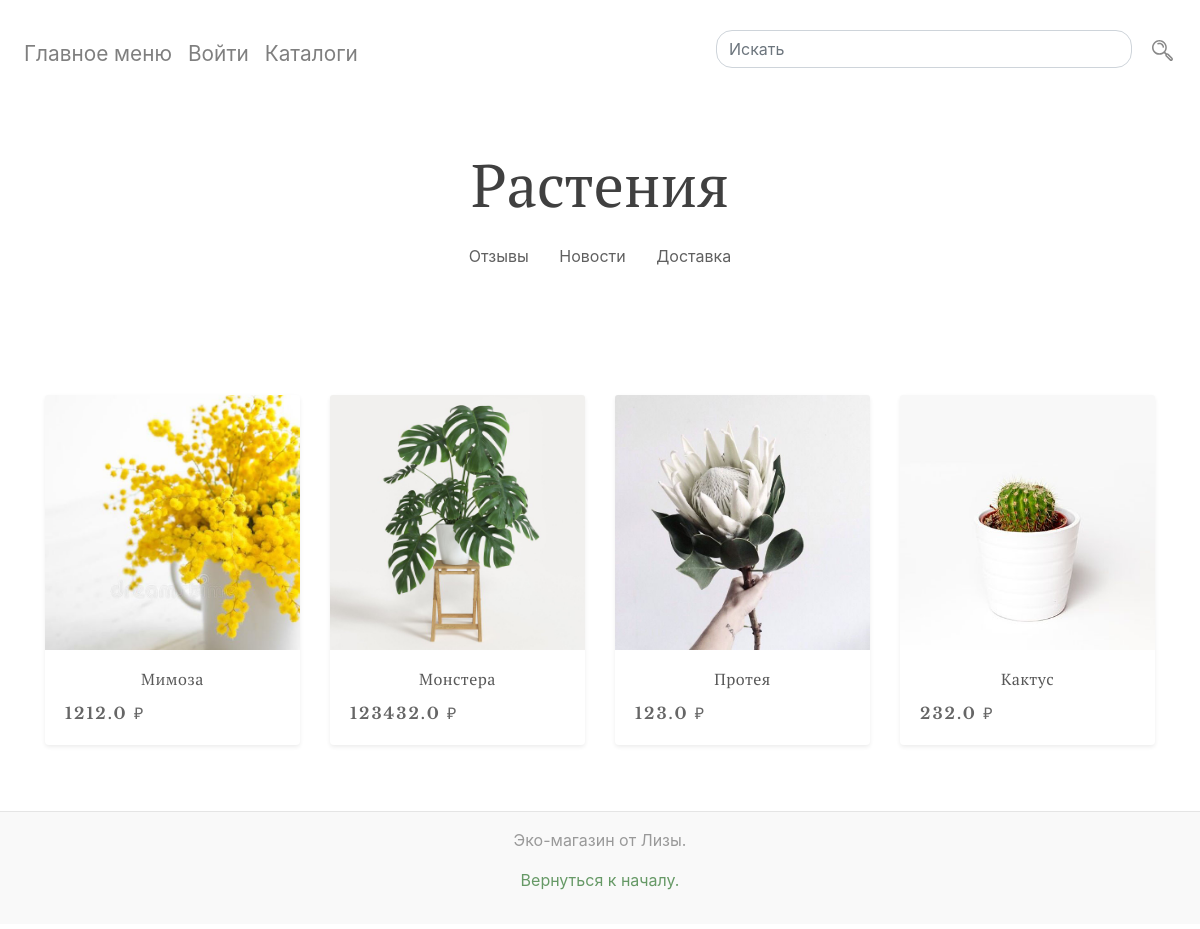
The page /catalogs/rasteniya/ on the database its author committed.
### ecoshop/models.py (models this page shows, shortened)
class Category(models.Model):
    category_name = models.CharField(max_length = 70, verbose_name='Каталог')
    category_info = models.TextField(blank = True, verbose_name='Иформация о каталоге')
    category_image = models.ImageField(upload_to = 'images/categories', verbose_name = 'Изображение категории')
    category_slug = models.SlugField(max_length=250, unique = True, verbose_name = 'Слаг каталога')
    objects = models.Manager()
    class Meta:
        verbose_name_plural = "Каталоги"
        verbose_name = "Каталог"
        ordering = ('category_name',)
    def __str__(self):
        return self.category_name

class Goods(models.Model):
    STATUS_CHOICES = (
        ('ожидается', 'Ожидается'),
        ('в наличии', 'В наличии'),
        ('под заказ', 'Под заказ'),
        ('нет в наличии', 'Нет в наличии'),
    )
    goods_name = models.CharField(max_length = 70, verbose_name='Имя товара')
    goods_info = models.TextField(blank = True, verbose_name='Описание товара')
    manufacturer = models.TextField(blank = True, verbose_name='Производитель товара')
    product_care = models.TextField(blank = True, verbose_name='Уход')
    author = models.ForeignKey(User, on_delete=models.CASCADE, related_name='eco_goods', verbose_name = 'Администратор')
    likes = models.ManyToManyField(User, related_name = 'likes', blank = True, verbose_name = 'В избранном')
    goods_image = models.ImageField(upload_to = 'images/goods/%Y/%m', verbose_name = 'Изображение товара')
    product_code = models.CharField(max_length = 15, verbose_name='Код товара')
    price = models.FloatField(null = True, blank = True, verbose_name='Цена')
    exposed = models.DateTimeField(default=timezone.now, verbose_name= 'Выставлен')
    created = models.DateTimeField(auto_now_add=True, verbose_name= 'Создан')
    updated = models.DateTimeField(auto_now=True, verbose_name= 'Обновлен')
    status = models.CharField(max_length=15, choices=STATUS_CHOICES, default='ожидается', verbose_name = 'Статус')
    category_name = models.ForeignKey('Category', null = True, on_delete=models.PROTECT, verbose_name = 'Каталог')
    goods_slug = models.SlugField(max_length=250, unique = True, verbose_name = 'Слаг товара')
    tags = TaggableManager()
    objects = models.Manager()
    published = PublishedManager()
    class Meta:
        verbose_name_plural = 'Товары'
        verbose_name = 'Товар'
        ordering = ('-exposed',)

### ecoshop/views.py (the view)
# urls.py: path('catalogs/<slug:category>/', views.goods_list, name = 'goods_list'),
def goods_list(request, category):
    goods = Goods.published.filter(category_name_id = Category.objects.get(category_slug = category).pk)
    category = Category.objects.get(category_slug = category)
    context = {'goods':goods, 'category':category}
    return render(request, 'ecoshop/goods_list.html', context)

### ecoshop/models.py (called while the page is built)
    def get_queryset(self):
        return super(PublishedManager, self).get_queryset().filter(Q(status='в наличии') | Q(status='под заказ') | Q(status='нет в наличии'))

### templates/ecoshop/goods_list.html (shortened to what this page needs)
{% extends "layout/base.html" %}
{% block main %}
    <section class="jumbotron text-center">
        <div class="container">
          <h1 class="jumbotron-heading category_title">{{ category }}</h1>
          <p>
            <a href="#" class="btn my-2 link_style">Отзывы</a>
            <a href="#" class="btn my-2 link_style">Новости</a>
            <a href="#" class="btn my-2 link_style">Доставка</a>
          </p>
        </div>
      </section>
      <div class="container">
        <div class="row row-cols-1 row-cols-sm-2 row-cols-md-3 row-cols-lg-4 row-cols-xl-4">
          {% if goods %}
            {% for good in goods %}
            <div class="col">
                <a href="{% url 'ecoshop:goods_detail' category.category_slug good.goods_slug %}" class="a_color" data-toggle="tooltip" title="{{ good.goods_name }}">
                <div class="card mb-4 shadow-sm" >
                  <img src="{{ good.goods_image.url }}" class="card-img-top" alt="...">
                  <div class="card-body">
                  <h5 class="card-title text-center d-block text-truncate goods_name">{{ good.goods_name }}</h5>
                  <p class="card-text text-left goods_dop_info"><span class="goods_price">{{ good.price }} ₽</span></p>
                  </div>
                </div>
                </a>
            </div>
            {% endfor %}
          {% else %}
          <div class="col-12 col-sm-12 col-md-12 col-lg-12 col-xl-12 category_title emoji_search text-center">
            <p>｡◕‿‿◕｡</p>
            <p>~~~ а товаров еще нет ~~~</p>
          </div>
          {% endif %}
        </div>
      </div>
{% endblock %}

### static/css/style.css (style rules this page uses)
body { max-width: 100%; }
html,body { height: 100%; }
.link_style { color:#606060; }
.category_title, .goods_dop_info, .goods_page_header_code { color:#404040; font-family: 'PT Serif', serif; }
.category_name, .goods_name, .category_name_search { color:#585858 ; letter-spacing: .5px; font-family: 'PT Serif', serif; }
.category_title { font-size: 460%; }
.goods_name { font-size: 100%; }
.card { border:none; }
.goods_price, .accardion_price { letter-spacing: 2px; color: #666; white-space: nowrap; font-family: 'Libre Baskerville', serif; }
@media (min-width: 320px) { .category_title { font-size: 210% } }
@media (min-width: 576px) { .category_title { font-size: 270% } }
@media (min-width: 768px) { .category_title { font-size: 375% } }

### rows shown on the page
Category: category_name "Растения"
Goods: goods_image (picture), goods_name "Мимоза", price "1212.0"
Goods: goods_image (picture), goods_name "Монстера", price "123432.0"
Goods: goods_image (picture), goods_name "Протея", price "123.0"
Goods: goods_image (picture), goods_name "Кактус", price "232.0"
